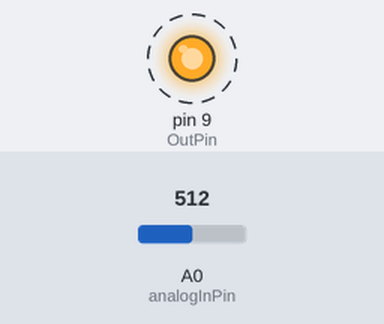
Simulated run of this sketch. Board: Arduino Uno, built with avr-gcc and run on an emulated ATmega328P. Parts: output pins drawn as LEDs (lit = HIGH). Dashed ring = blinking. The inputs (shaded band) are chosen by the test bench; at power-on: A0 (analogInPin) = 512. What the sketch prints to the serial monitor is not drawn.

Above: at 0.2 s.
Timing chart, 0 to 3.0 s (numbered marks = the images above):
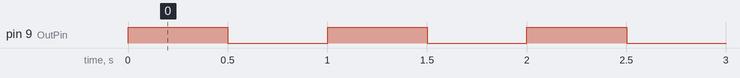

The sketch:

ldr_test.ino
```cpp
// the pins used:
const int analogInPin = A0;  // Analog input pin that the potentiometer is attached to
const int OutPin = 9; // Analog output pin that the LED is attached to

int sensorValue = 0;        // value read from the pot
int outputValue = 0;        // value output to the PWM (analog out)

void setup() {

  pinMode(OutPin,OUTPUT);

  // initialize serial communications at 9600 bps:
  Serial.begin(9600);
  Serial.println("LED, \t LDR");
}


void loop() {

  analogWrite(OutPin, 255);
  // read the analog in value:
  sensorValue = analogRead(analogInPin);

  Serial.print("HIGH,\t");
  Serial.println(sensorValue);

  delay(500);

  digitalWrite(OutPin,LOW);
  // read the analog in value:
  sensorValue = analogRead(analogInPin);
  // map it to the range of the analog out:

  Serial.print("LOW,\t");
  Serial.println(sensorValue);


  delay(500);
}
```

Measured:
- by itself, pin 9 (OutPin): alternates HIGH for 0.50 s and LOW for 0.50 s
